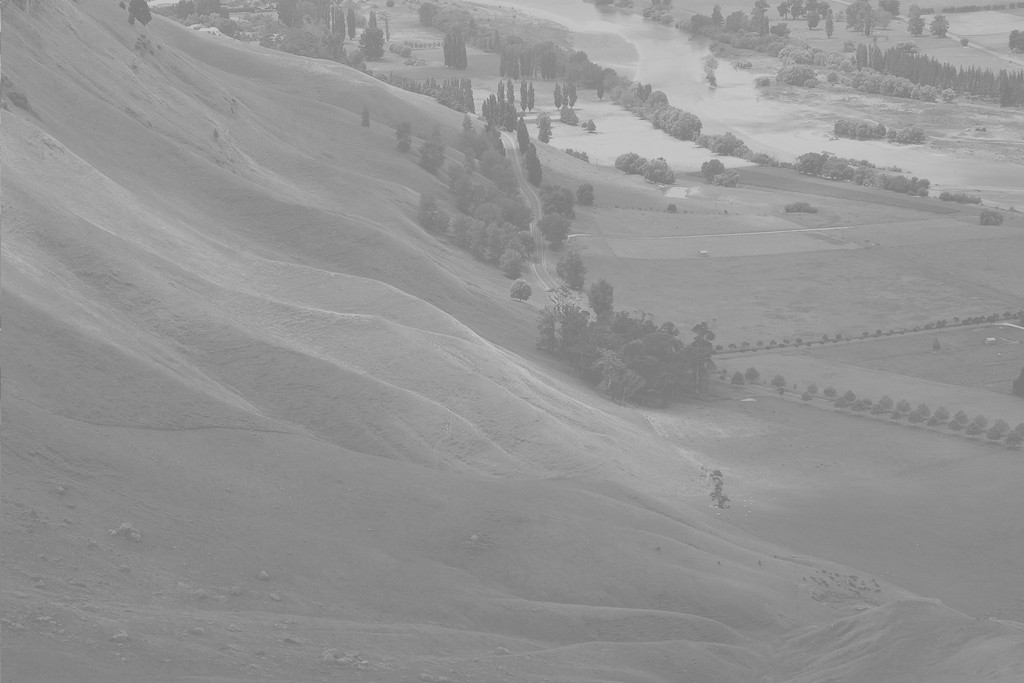
#> input picture EX1 Histogram_eq&Image_Quantization/Equalization.jpg, 1024 x 683 px; its folder holds only this picture in this run
$ python -i ex1_utils.py   (imports and definitions only)   (older library calls are emulated)
#> lines starting #> are read from the running program, lines starting #| are printed output that depends on the picture
#> further down, picture is the input picture: shape (683, 1024, 3); min 114, max 208, mean 148
"""
        '########:'##::::'##::::'##:::
         ##.....::. ##::'##:::'####:::
         ##::::::::. ##'##::::.. ##:::
         ######:::::. ###::::::: ##:::
         ##...:::::: ## ##:::::: ##:::
         ##:::::::: ##:. ##::::: ##:::
         ########: ##:::. ##::'######:
        ........::..:::::..:::......::
"""

LOAD_GRAY_SCALE = 1
LOAD_RGB = 2
import cv2
import matplotlib.pyplot as plt
import numpy as np
from typing import List

'''
Returns my ID
Dor Getter - 313301327
'''

def myID() -> np.int:
    return 313301327


# --------------------------------------------------------------------------------------------------------- #
# Simple utils functions :

# [52 lines left out: functions imReadAndConvert, imDisplay, not called in this run]


# --------------------------------------------------------------------------------------------------------- #
# YIQ channel functions :
'''
BackGround - YIQ signal:
````````````````````````
*   YIQ color model is a color model used by American broadcasters for their signal format of NTSC.
    This is because the signals cannot be sent in RGB format as RGB to television monitors as the monitors
    uses a single composite signal, and for sending RGB format it require different signals.
*   So by using YIQ which separates the intensity from the color information it makes the YIQ color
    space very attractive to TV broadcasting, because it helps maintain compatibility with monochrome TV standards.

YIQ color space:
*   Y component -  consist of the Luminescence.
    decides how much the brightness of the particular pixel position is going to be.
    To achieve the luminescence from RGB, the Red Green and Blue intensities are chosen to yield a standard
    luminosity curve. (Black & White televisions need only the Y component from the YIQ signal).
*   I component - consist of Orange  -> Cyan hue information. (Basically it has flesh tone shading info).
*   Q component - consist of Magenta -> Green hue information.

The YIQ model also takes advantage of the fact that the human eye is more sensitive to changes in luminance than
changes to hue or saturation. The Y, I, Q components are assumed to be in the [0, 1] or [0, 255] range.

transformation (NTSC encoder/decoder):
``````````````````````````````````````
*   RGB -> YIQ :
    To achieve the luminescence from RGB, the Red Green and Blue intensities are chosen to yield a standard
    luminosity curve.
    The RGB to YIQ conversion is defined as:
    | [Y] |        | [0.299  0.587   0.114] |     | [R] |
    | [I] |   =    | [0.596 -0.275  -0.321] |  *  | [G] |
    | [Q] |        | [0.212 -0.523   0.311] |     | [B] |

*   YIQ -> RGB :
    The YIQ to RGB conversion is defined as:
    | [R] |        | [1.000  0.956   0.620] |     | [Y] |
    | [G] |   =    | [1.000 -0.272  -0.647] |  *  | [I] |
    | [B] |        | [1.000 -1.108   1.705] |     | [Q] |

    explain --YIQ 2 RGB--
    Done by inverse matrix transformation of the formula above:
                              -1
    | [0.299  0.587   0.114] |      | [1.000  0.956   0.620] |
    | [0.596 -0.275  -0.321] |  =   | [1.000 -0.272  -0.647] |
    | [0.212 -0.523   0.311] |      | [1.000 -1.108   1.705] |
'''

def transformRGB2YIQ(imgRGB: np.ndarray) -> np.ndarray:
    '''Transform an RGB image into the YIQ color space.
    Converts an RGB image to YIQ color space
    :param imgRGB: An Image in RGB
    :return: A YIQ in image color space'''

    # RGB to YIQ conversion
    yiq_from_rgb = np.array([[0.299, 0.587, 0.114],
                             [0.59590059, -0.27455667, -0.32134392],
                             [0.21153661, -0.52273617, 0.31119955]])
    OrigShape = imgRGB.shape  # Saving the input image shape to later recovery.
#> OrigShape = (683, 1024, 3)
    # Applying matrix multiplication.
    return np.dot(imgRGB.reshape(-1, 3), yiq_from_rgb.transpose()).reshape(OrigShape)
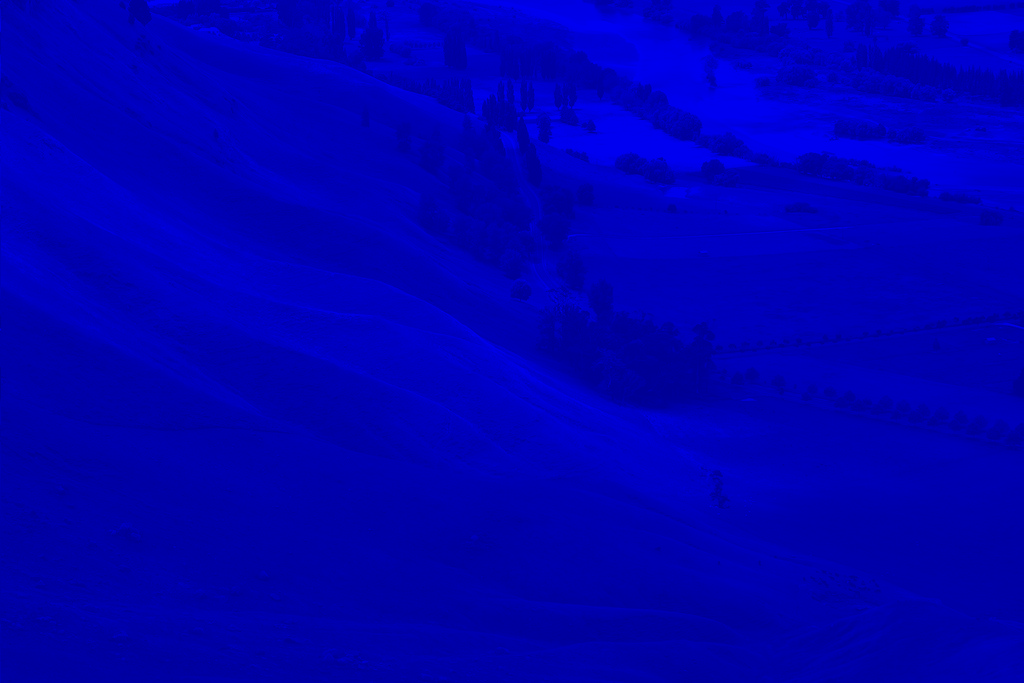
#> returned value: shape (683, 1024, 3) float64; mean of channels 0, 1, 2 148, 0, 0; drawn with min black and max white
    pass

def transformYIQ2RGB(imgYIQ: np.ndarray) -> np.ndarray:
    """Converts an YIQ image to RGB color space
    :param imgYIQ: An Image in YIQ
    :return: A RGB in image color space"""


    # RGB to YIQ conversion formula:
    yiq_from_rgb = np.array([[0.299, 0.587, 0.114],
                             [0.59590059, -0.27455667, -0.32134392],
                             [0.21153661, -0.52273617, 0.31119955]])
    OrigShape = imgYIQ.shape  # Saving the input image shape to later recovery.
    multi_invers_mat = np.linalg.inv(yiq_from_rgb)  # Compute the (multiplicative) inverse of a matrix.
    # Applying matrix multiplication.
    return np.dot(imgYIQ.reshape(-1, 3), multi_invers_mat.transpose()).reshape(OrigShape)


# --------------------------------------------------------------------------------------------------------- #
# Histogram functions :
'''
BackGround - Histogram:
```````````````````````
*   Definition - Given a digital image with intensity levels [0-L], a histogram is a
    representation (graph or plot) of the frequency of occurrence of each pixel intensity of an image.

*   Histogram can be used for various purposes such as image enhancement and image segmentation by
    plotting the frequency and the cumulative frequency for the intensity values of an image.

*   Histogram compose of:
    () Y axis - The overall number of pixels.   ( size of the img matrix ).
    () X axis - The intensity values.           ( [0-255] ).
    The histogram has a vertical bar for each integer [0-255] of the X axis and the height of the bar
    yield the number of pixels that contain the corresponding intensity.

Histogram Equalize Quantization :
`````````````````````````````````
*   Histogram equalization is a method in image processing of contrast adjustment using the image's histogram.
*   usually increases the global contrast of many images, especially when the usable data of the image is represented
    by close contrast values. Through this adjustment, the intensities can be better distributed on the histogram.
    This allows for areas of lower local contrast to gain a higher contrast. Histogram equalization accomplishes
    this by effectively spreading out the most frequent intensity values.
'''

def hsitogramEqualize(imgOrig: np.ndarray) -> (np.ndarray, np.ndarray, np.ndarray):
    """Equalizes the histogram of an image
    :param imgOrig: Original image
    :return: (imgEq,histOrg,histEQ)"""

    # Grayscale case -
    if len(imgOrig.shape) == 2:
        img = imgOrig * 255                         # de-normalized the pixels intensity.
        # Getting the Original histogram.
        histOrig, bins_org = np.histogram(img.flatten(), 256, [0, 255])
        # Calculating the cumsum of the Original histogram. ( cdf = 0 is ignored).
        cdf = histOrig.cumsum()
        # Mask the cdf where equal to 0. (All operations will not perform masked elements).
        cdf_m = np.ma.masked_equal(cdf, 0)
        # Find the minimum histogram value (excluding 0) and apply the histogram equalization equation.
        cdf_m = (cdf_m - cdf_m.min()) * 255 / (cdf_m.max() - cdf_m.min())
        # masked data replaced by 0.
        cdf = np.ma.filled(cdf_m, 0)
        # Getting image after equalization.
        imgEq = cdf[img.astype('uint8')]
        # Getting the histogram after equalization.
        histEq, bins_eq = np.histogram(imgEq.flatten(), 256, [0, 256])

    # RGB case -
    # A more general approach would be transforming RGB values into another space
    # that contains a luminescence/intensity value in this case YIQ will be used,
    # apply histogram equalize only in intensity plane and perform the inverse transform.
    elif len(imgOrig.shape) == 3:
        img_yiq = transformRGB2YIQ(imgOrig)
        # de-normalize pixels intensity.
        img_yiq[:, :, 0] = img_yiq[:, :, 0] * 255
        # Getting the Original histogram.
        histOrig, bins_org = np.histogram(img_yiq[:, :, 0].flatten(), 256, [0, 255])
#> histOrig = 256 values from 0 to 0; bins_org = 257 values from 0 to 255
        cdf = histOrig.cumsum()
#> cdf = 256 values from 0 to 0
        cdf_m = np.ma.masked_equal(cdf, 0)
        cdf_m = (cdf_m - cdf_m.min()) * 255 / (cdf_m.max() - cdf_m.min())
        cdf = np.ma.filled(cdf_m, 0).astype('uint8')

        img_yiq[:, :, 0] = cdf[img_yiq[:, :, 0].astype('uint8')]
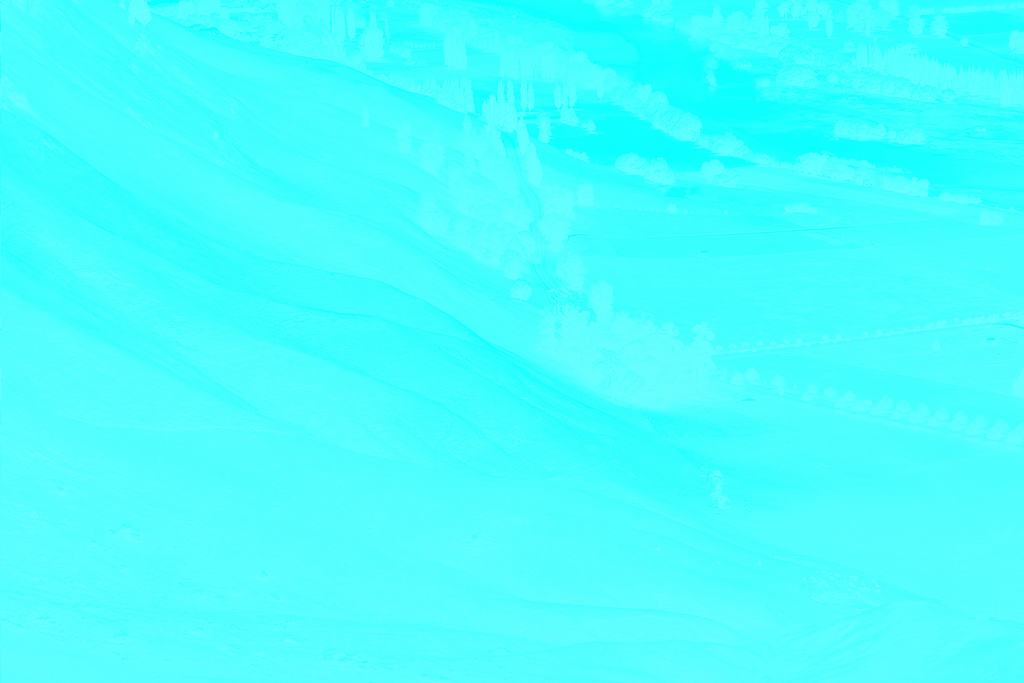
#> img_yiq: shape (683, 1024, 3) float64; mean B, G, R 0, -8.45e-15, -1.48e-06; drawn with min black and max white
        histEq, bins_eq = np.histogram(img_yiq[:, :, 0].flatten(), 256, [0, 256])
#> histEq = 256 values, max 699392 at index 0, min 0 at index 1, mean 2732; bins_eq = 257 values from 0 to 256
        img_yiq[:, :, 0] = img_yiq[:, :, 0] / 255
        imgEq = transformYIQ2RGB(img_yiq)
#> in transformYIQ2RGB, `return np.dot(imgYIQ.reshape(-1, 3), multi_invers_mat.transpose()).res..`:
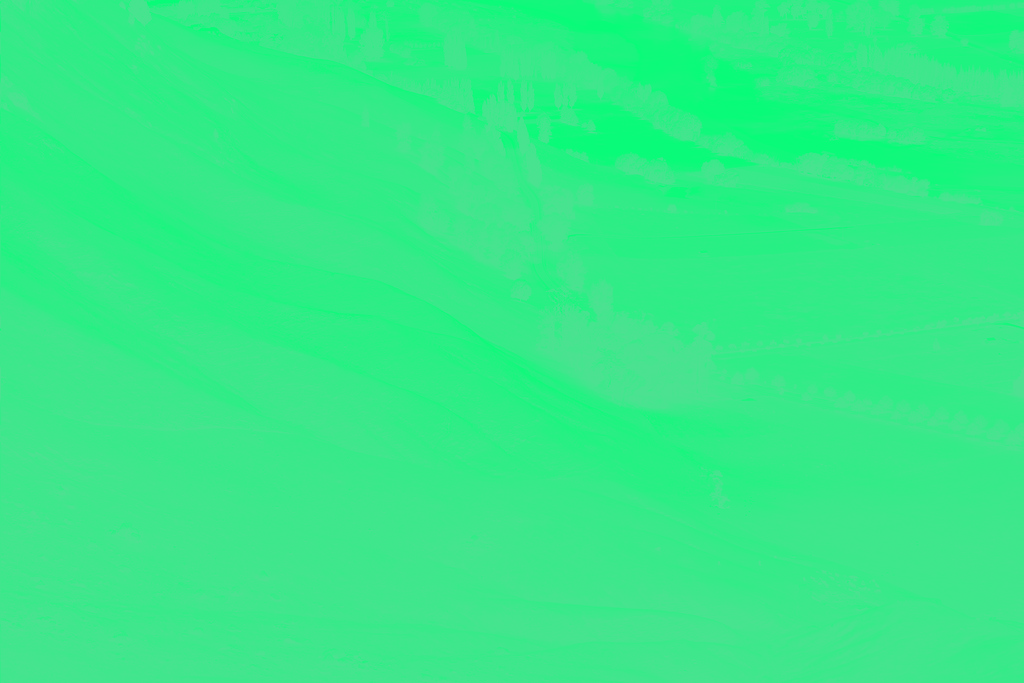
#> returned value: shape (683, 1024, 3) float64; mean of channels 0, 1, 2 -9.19e-07, 9.58e-07, -2.52e-06; drawn with min black and max white

    else:
        raise ValueError('Unsupported representation. only RGB or Greyscale images allowed')

    return imgEq, histOrig, histEq
    pass


# --------------------------------------------------------------------------------------------------------- #
# Quantization functions :

'''
BackGround - Quantization:
```````````````````````
*   Quantization is the process of mapping a large set of input values to output values in a countable (smaller) set.
*   Quantization process "damaged" the image quality in exchange for compression.
    The goal is to minimize this damage as much as possible.
'''
# [88 lines left out: function quantizeImage, not called in this run]


# [39 lines of commented-out code are left out]

>>> import cv2
>>> picture = cv2.imread('Equalization.jpg')
>>> result = hsitogramEqualize(picture)
